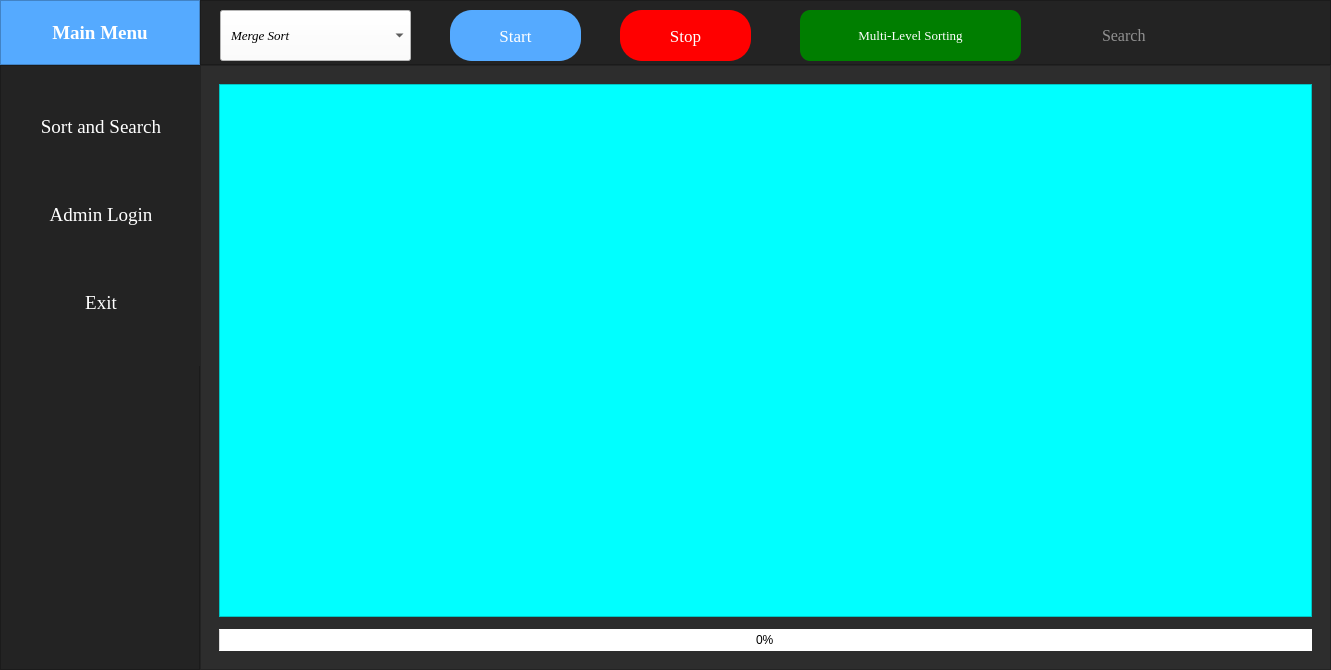
<?xml version="1.0" encoding="UTF-8"?>
<ui version="4.0">
 <class>MainWindow</class>
 <widget class="QMainWindow" name="MainWindow">
  <property name="geometry">
   <rect>
    <x>0</x>
    <y>0</y>
    <width>1331</width>
    <height>670</height>
   </rect>
  </property>
  <property name="minimumSize">
   <size>
    <width>1000</width>
    <height>500</height>
   </size>
  </property>
  <property name="maximumSize">
   <size>
    <width>16777215</width>
    <height>16777215</height>
   </size>
  </property>
  <property name="windowTitle">
   <string>Nofil Analytics App</string>
  </property>
  <property name="styleSheet">
   <string notr="true">background-color: rgb(45, 45, 45);</string>
  </property>
  <widget class="QWidget" name="centralwidget">
   <layout class="QVBoxLayout" name="verticalLayout">
    <property name="spacing">
     <number>0</number>
    </property>
    <property name="leftMargin">
     <number>0</number>
    </property>
    <property name="topMargin">
     <number>0</number>
    </property>
    <property name="rightMargin">
     <number>0</number>
    </property>
    <property name="bottomMargin">
     <number>0</number>
    </property>
    <item>
     <widget class="QFrame" name="Top_Bar">
      <property name="maximumSize">
       <size>
        <width>16777215</width>
        <height>65</height>
       </size>
      </property>
      <property name="styleSheet">
       <string notr="true">background-color: rgb(35, 35, 35);</string>
      </property>
      <property name="frameShape">
       <enum>QFrame::NoFrame</enum>
      </property>
      <property name="frameShadow">
       <enum>QFrame::Raised</enum>
      </property>
      <layout class="QHBoxLayout" name="horizontalLayout">
       <property name="spacing">
        <number>0</number>
       </property>
       <property name="leftMargin">
        <number>0</number>
       </property>
       <property name="topMargin">
        <number>0</number>
       </property>
       <property name="rightMargin">
        <number>0</number>
       </property>
       <property name="bottomMargin">
        <number>0</number>
       </property>
       <item>
        <widget class="QFrame" name="frame_toggle">
         <property name="maximumSize">
          <size>
           <width>200</width>
           <height>65</height>
          </size>
         </property>
         <property name="styleSheet">
          <string notr="true">background-color: rgb(85, 170, 255);</string>
         </property>
         <property name="frameShape">
          <enum>QFrame::StyledPanel</enum>
         </property>
         <property name="frameShadow">
          <enum>QFrame::Raised</enum>
         </property>
         <layout class="QVBoxLayout" name="verticalLayout_2">
          <property name="spacing">
           <number>0</number>
          </property>
          <property name="leftMargin">
           <number>0</number>
          </property>
          <property name="topMargin">
           <number>0</number>
          </property>
          <property name="rightMargin">
           <number>0</number>
          </property>
          <property name="bottomMargin">
           <number>0</number>
          </property>
          <item>
           <widget class="QPushButton" name="Btn_Toggle">
            <property name="sizePolicy">
             <sizepolicy hsizetype="Expanding" vsizetype="Expanding">
              <horstretch>0</horstretch>
              <verstretch>0</verstretch>
             </sizepolicy>
            </property>
            <property name="font">
             <font>
              <family>Times New Roman</family>
              <pointsize>14</pointsize>
              <weight>75</weight>
              <bold>true</bold>
             </font>
            </property>
            <property name="styleSheet">
             <string notr="true">color: rgb(255, 255, 255);
border: 0px solid;</string>
            </property>
            <property name="text">
             <string>Main Menu</string>
            </property>
           </widget>
          </item>
         </layout>
        </widget>
       </item>
       <item>
        <widget class="QFrame" name="frame_top">
         <property name="sizePolicy">
          <sizepolicy hsizetype="Expanding" vsizetype="Preferred">
           <horstretch>0</horstretch>
           <verstretch>0</verstretch>
          </sizepolicy>
         </property>
         <property name="frameShape">
          <enum>QFrame::StyledPanel</enum>
         </property>
         <property name="frameShadow">
          <enum>QFrame::Raised</enum>
         </property>
         <widget class="QComboBox" name="dropdown_menu">
          <property name="enabled">
           <bool>true</bool>
          </property>
          <property name="geometry">
           <rect>
            <x>20</x>
            <y>10</y>
            <width>191</width>
            <height>51</height>
           </rect>
          </property>
          <property name="sizePolicy">
           <sizepolicy hsizetype="Preferred" vsizetype="Fixed">
            <horstretch>0</horstretch>
            <verstretch>0</verstretch>
           </sizepolicy>
          </property>
          <property name="minimumSize">
           <size>
            <width>0</width>
            <height>0</height>
           </size>
          </property>
          <property name="font">
           <font>
            <family>Times New Roman</family>
            <pointsize>10</pointsize>
            <italic>true</italic>
           </font>
          </property>
          <property name="cursor">
           <cursorShape>PointingHandCursor</cursorShape>
          </property>
          <property name="autoFillBackground">
           <bool>false</bool>
          </property>
          <property name="styleSheet">
           <string notr="true">QComboBox{
	background-color: rgb(255, 255, 255);
	border:2px solid rbg(37,39,48);
	padding-left:10px;
}

</string>
          </property>
          <property name="editable">
           <bool>false</bool>
          </property>
          <property name="duplicatesEnabled">
           <bool>false</bool>
          </property>
          <property name="frame">
           <bool>true</bool>
          </property>
          <item>
           <property name="text">
            <string>Merge Sort</string>
           </property>
          </item>
          <item>
           <property name="text">
            <string>Hybrid Merge Sort</string>
           </property>
          </item>
          <item>
           <property name="text">
            <string>Bubble Sort</string>
           </property>
          </item>
          <item>
           <property name="text">
            <string>Insertion Sort</string>
           </property>
          </item>
          <item>
           <property name="text">
            <string>Selection Sort</string>
           </property>
          </item>
          <item>
           <property name="text">
            <string>Quick Sort</string>
           </property>
          </item>
          <item>
           <property name="text">
            <string>Counting Sort</string>
           </property>
          </item>
          <item>
           <property name="text">
            <string>Radix Sort</string>
           </property>
          </item>
          <item>
           <property name="text">
            <string>Bucket Sort</string>
           </property>
          </item>
         </widget>
         <widget class="QLineEdit" name="btn_search">
          <property name="geometry">
           <rect>
            <x>880</x>
            <y>10</y>
            <width>221</width>
            <height>51</height>
           </rect>
          </property>
          <property name="font">
           <font>
            <family>Times New Roman</family>
            <pointsize>12</pointsize>
           </font>
          </property>
          <property name="styleSheet">
           <string notr="true">QLineEdit{
	border-color: rgb(255, 255, 255);
	border:2px solid rbg(37,39,48);
	border-radius:20px 14px;
	color: #FFF;
	padding-left:20px;
	padding-right:20px;
	backgroung-color: rgb(34,36,44);
}</string>
          </property>
          <property name="placeholderText">
           <string>Search</string>
          </property>
         </widget>
         <widget class="QPushButton" name="btn_multiLvlSorting">
          <property name="geometry">
           <rect>
            <x>600</x>
            <y>10</y>
            <width>221</width>
            <height>51</height>
           </rect>
          </property>
          <property name="font">
           <font>
            <family>Times New Roman</family>
            <pointsize>10</pointsize>
           </font>
          </property>
          <property name="cursor">
           <cursorShape>PointingHandCursor</cursorShape>
          </property>
          <property name="styleSheet">
           <string notr="true">QPushButton{	

	border-radius:10px 11px;
	color: #FFF;
	padding-left:20px;
	padding-right:20px;
	backgroung-color: rgb(34,36,44);
	background-color: rgb(0, 126, 0);
}</string>
          </property>
          <property name="text">
           <string>Multi-Level Sorting</string>
          </property>
         </widget>
         <widget class="QPushButton" name="btn_start">
          <property name="geometry">
           <rect>
            <x>250</x>
            <y>10</y>
            <width>131</width>
            <height>51</height>
           </rect>
          </property>
          <property name="font">
           <font>
            <family>Times New Roman</family>
            <pointsize>13</pointsize>
           </font>
          </property>
          <property name="cursor">
           <cursorShape>PointingHandCursor</cursorShape>
          </property>
          <property name="styleSheet">
           <string notr="true">QPushButton{	

	border-radius:22px;
	color: #FFF;
	padding-left:20px;
	padding-right:20px;
	background-color: rgb(85, 170, 255);
}</string>
          </property>
          <property name="text">
           <string>Start</string>
          </property>
         </widget>
         <widget class="QPushButton" name="btn_stop">
          <property name="geometry">
           <rect>
            <x>420</x>
            <y>10</y>
            <width>131</width>
            <height>51</height>
           </rect>
          </property>
          <property name="font">
           <font>
            <family>Times New Roman</family>
            <pointsize>13</pointsize>
           </font>
          </property>
          <property name="cursor">
           <cursorShape>PointingHandCursor</cursorShape>
          </property>
          <property name="styleSheet">
           <string notr="true">QPushButton{	

	border-radius:22px;
	color: #FFF;
	padding-left:20px;
	padding-right:20px;
	background-color: rgb(255, 0, 0);
}</string>
          </property>
          <property name="text">
           <string>Stop</string>
          </property>
         </widget>
         <widget class="QLabel" name="search_count">
          <property name="geometry">
           <rect>
            <x>1000</x>
            <y>20</y>
            <width>51</width>
            <height>31</height>
           </rect>
          </property>
          <property name="styleSheet">
           <string notr="true">color: #FFF;
backgroung-color: rgb(34,36,44);</string>
          </property>
          <property name="text">
           <string/>
          </property>
          <property name="alignment">
           <set>Qt::AlignCenter</set>
          </property>
         </widget>
        </widget>
       </item>
      </layout>
     </widget>
    </item>
    <item>
     <widget class="QFrame" name="Content">
      <property name="frameShape">
       <enum>QFrame::NoFrame</enum>
      </property>
      <property name="frameShadow">
       <enum>QFrame::Raised</enum>
      </property>
      <layout class="QHBoxLayout" name="horizontalLayout_2">
       <property name="spacing">
        <number>0</number>
       </property>
       <property name="leftMargin">
        <number>0</number>
       </property>
       <property name="topMargin">
        <number>0</number>
       </property>
       <property name="rightMargin">
        <number>0</number>
       </property>
       <property name="bottomMargin">
        <number>0</number>
       </property>
       <item>
        <widget class="QFrame" name="frame_left_menu">
         <property name="minimumSize">
          <size>
           <width>200</width>
           <height>0</height>
          </size>
         </property>
         <property name="maximumSize">
          <size>
           <width>200</width>
           <height>16777215</height>
          </size>
         </property>
         <property name="styleSheet">
          <string notr="true">background-color: rgb(35, 35, 35);</string>
         </property>
         <property name="frameShape">
          <enum>QFrame::StyledPanel</enum>
         </property>
         <property name="frameShadow">
          <enum>QFrame::Raised</enum>
         </property>
         <layout class="QVBoxLayout" name="verticalLayout_3">
          <property name="leftMargin">
           <number>0</number>
          </property>
          <property name="topMargin">
           <number>0</number>
          </property>
          <property name="rightMargin">
           <number>0</number>
          </property>
          <property name="bottomMargin">
           <number>0</number>
          </property>
          <item alignment="Qt::AlignTop">
           <widget class="QFrame" name="frame_top_menus">
            <property name="minimumSize">
             <size>
              <width>200</width>
              <height>300</height>
             </size>
            </property>
            <property name="maximumSize">
             <size>
              <width>200</width>
              <height>300</height>
             </size>
            </property>
            <property name="frameShape">
             <enum>QFrame::NoFrame</enum>
            </property>
            <property name="frameShadow">
             <enum>QFrame::Raised</enum>
            </property>
            <layout class="QVBoxLayout" name="verticalLayout_4">
             <property name="spacing">
              <number>0</number>
             </property>
             <property name="leftMargin">
              <number>0</number>
             </property>
             <property name="topMargin">
              <number>0</number>
             </property>
             <property name="rightMargin">
              <number>0</number>
             </property>
             <property name="bottomMargin">
              <number>0</number>
             </property>
             <item>
              <widget class="QPushButton" name="btn_page_1">
               <property name="minimumSize">
                <size>
                 <width>0</width>
                 <height>55</height>
                </size>
               </property>
               <property name="font">
                <font>
                 <family>Times New Roman</family>
                 <pointsize>14</pointsize>
                </font>
               </property>
               <property name="styleSheet">
                <string notr="true">QPushButton {
	color: rgb(255, 255, 255);
	background-color: rgb(35, 35, 35);
	border: 0px solid;
}
QPushButton:hover {
	background-color: rgb(85, 170, 255);
}</string>
               </property>
               <property name="text">
                <string>Sort and Search</string>
               </property>
              </widget>
             </item>
             <item>
              <widget class="QPushButton" name="btn_page_2">
               <property name="minimumSize">
                <size>
                 <width>0</width>
                 <height>55</height>
                </size>
               </property>
               <property name="font">
                <font>
                 <family>Times New Roman</family>
                 <pointsize>14</pointsize>
                 <weight>50</weight>
                 <bold>false</bold>
                </font>
               </property>
               <property name="styleSheet">
                <string notr="true">QPushButton {
	color: rgb(255, 255, 255);
	background-color: rgb(35, 35, 35);
	border: 0px solid;
}
QPushButton:hover {
	background-color: rgb(85, 170, 255);
}</string>
               </property>
               <property name="text">
                <string>Admin Login</string>
               </property>
              </widget>
             </item>
             <item>
              <widget class="QPushButton" name="btn_page_3">
               <property name="minimumSize">
                <size>
                 <width>0</width>
                 <height>55</height>
                </size>
               </property>
               <property name="font">
                <font>
                 <family>Times New Roman</family>
                 <pointsize>14</pointsize>
                </font>
               </property>
               <property name="styleSheet">
                <string notr="true">QPushButton {
	color: rgb(255, 255, 255);
	background-color: rgb(35, 35, 35);
	border: 0px solid;
}
QPushButton:hover {
	background-color: rgb(85, 170, 255);
}</string>
               </property>
               <property name="text">
                <string>Exit</string>
               </property>
              </widget>
             </item>
            </layout>
           </widget>
          </item>
         </layout>
        </widget>
       </item>
       <item>
        <widget class="QFrame" name="frame_pages">
         <property name="frameShape">
          <enum>QFrame::StyledPanel</enum>
         </property>
         <property name="frameShadow">
          <enum>QFrame::Raised</enum>
         </property>
         <layout class="QVBoxLayout" name="verticalLayout_5">
          <item>
           <widget class="QStackedWidget" name="stackedWidget">
            <property name="currentIndex">
             <number>0</number>
            </property>
            <widget class="QWidget" name="page_1">
             <layout class="QVBoxLayout" name="verticalLayout_7">
              <item>
               <widget class="QTableWidget" name="tableWidget">
                <property name="enabled">
                 <bool>true</bool>
                </property>
                <property name="sizePolicy">
                 <sizepolicy hsizetype="Expanding" vsizetype="Expanding">
                  <horstretch>0</horstretch>
                  <verstretch>0</verstretch>
                 </sizepolicy>
                </property>
                <property name="minimumSize">
                 <size>
                  <width>0</width>
                  <height>0</height>
                 </size>
                </property>
                <property name="styleSheet">
                 <string notr="true">gridline-color: rgb(255, 255, 255);
background-color: rgb(0, 255, 255);
gridline-color: rgb(85, 0, 0);
color: rgb(85, 0, 0);
</string>
                </property>
                <property name="frameShadow">
                 <enum>QFrame::Sunken</enum>
                </property>
                <property name="showGrid">
                 <bool>true</bool>
                </property>
                <property name="gridStyle">
                 <enum>Qt::SolidLine</enum>
                </property>
                <property name="wordWrap">
                 <bool>true</bool>
                </property>
                <property name="columnCount">
                 <number>0</number>
                </property>
               </widget>
              </item>
              <item>
               <widget class="QFrame" name="frame">
                <property name="frameShape">
                 <enum>QFrame::StyledPanel</enum>
                </property>
                <property name="frameShadow">
                 <enum>QFrame::Raised</enum>
                </property>
               </widget>
              </item>
              <item>
               <widget class="QProgressBar" name="progressBar">
                <property name="styleSheet">
                 <string notr="true">QProgressBar{
	background-color: rgb(255, 255, 255);
	border-style: none;
	text-align: center;
	border: 21px;
}
QProgressBar::chunk{	
	
}
</string>
                </property>
                <property name="value">
                 <number>0</number>
                </property>
               </widget>
              </item>
             </layout>
            </widget>
            <widget class="QWidget" name="page_2">
             <widget class="QLabel" name="label_2">
              <property name="geometry">
               <rect>
                <x>-30</x>
                <y>-60</y>
                <width>16777215</width>
                <height>16777215</height>
               </rect>
              </property>
              <property name="minimumSize">
               <size>
                <width>16777214</width>
                <height>16777214</height>
               </size>
              </property>
              <property name="font">
               <font>
                <pointsize>40</pointsize>
               </font>
              </property>
              <property name="toolTip">
               <string/>
              </property>
              <property name="styleSheet">
               <string notr="true"/>
              </property>
              <property name="text">
               <string/>
              </property>
             </widget>
             <widget class="QWidget" name="widget" native="true">
              <property name="geometry">
               <rect>
                <x>220</x>
                <y>-11</y>
                <width>471</width>
                <height>611</height>
               </rect>
              </property>
              <property name="styleSheet">
               <string notr="true">QPushButton#pushButton{	
	background-color: qlineargradient(spread:pad, x1:0, y1:0.505682, x2:1, y2:0.477, stop:0 rgba(20, 47, 78, 219), stop:1 rgba(85, 98, 112, 226));
	color:rgba(255, 255, 255, 210);
	border-radius:5px;
}
QPushButton#pushButton:hover{	
	background-color: qlineargradient(spread:pad, x1:0, y1:0.505682, x2:1, y2:0.477, stop:0 rgba(40, 67, 98, 219), stop:1 rgba(105, 118, 132, 226));
}
QPushButton#pushButton:pressed{	
	padding-left:5px;
	padding-top:5px;
	background-color:rgba(105, 118, 132, 200);
}

QPushButton#pushButton_2, #pushButton_3, #pushButton_4, #pushButton_5{	
	background-color: rgba(0, 0, 0, 0);
	color:rgba(85, 98, 112, 255);
}
QPushButton#pushButton_2:hover, #pushButton_3:hover, #pushButton_4:hover, #pushButton_5:hover{	
	color:rgba(155, 168, 182, 220);
}
QPushButton#pushButton_2:pressed, #pushButton_3:pressed, #pushButton_4:pressed, #pushButton_5:pressed{	
	padding-left:5px;
	padding-top:5px;
	color:rgba(115, 128, 142, 255);
}</string>
              </property>
              <widget class="QLabel" name="label_6">
               <property name="geometry">
                <rect>
                 <x>30</x>
                 <y>30</y>
                 <width>300</width>
                 <height>420</height>
                </rect>
               </property>
               <property name="styleSheet">
                <string notr="true">border-image: url(:/images/background.png);
border-radius:20px;</string>
               </property>
               <property name="text">
                <string/>
               </property>
              </widget>
              <widget class="QLabel" name="label_7">
               <property name="geometry">
                <rect>
                 <x>30</x>
                 <y>30</y>
                 <width>381</width>
                 <height>541</height>
                </rect>
               </property>
               <property name="styleSheet">
                <string notr="true">background-color: qlineargradient(spread:pad, x1:0, y1:0, x2:0, y2:0.715909, stop:0 rgba(0, 0, 0, 9), stop:0.375 rgba(0, 0, 0, 50), stop:0.835227 rgba(0, 0, 0, 75));
border-radius:20px;</string>
               </property>
               <property name="text">
                <string/>
               </property>
              </widget>
              <widget class="QLabel" name="label_8">
               <property name="geometry">
                <rect>
                 <x>40</x>
                 <y>40</y>
                 <width>361</width>
                 <height>521</height>
                </rect>
               </property>
               <property name="styleSheet">
                <string notr="true">background-color:rgba(0, 0, 0, 100);
border-radius:15px;
background-image: url(:/images/images/background.png);</string>
               </property>
               <property name="text">
                <string/>
               </property>
              </widget>
              <widget class="QLabel" name="label_9">
               <property name="geometry">
                <rect>
                 <x>180</x>
                 <y>120</y>
                 <width>161</width>
                 <height>51</height>
                </rect>
               </property>
               <property name="font">
                <font>
                 <pointsize>20</pointsize>
                 <weight>75</weight>
                 <bold>true</bold>
                </font>
               </property>
               <property name="styleSheet">
                <string notr="true">color:rgba(255, 255, 255);
background-color: rgb(36, 85, 99);</string>
               </property>
               <property name="text">
                <string>Log In</string>
               </property>
              </widget>
              <widget class="QLineEdit" name="admin_name">
               <property name="geometry">
                <rect>
                 <x>130</x>
                 <y>210</y>
                 <width>200</width>
                 <height>40</height>
                </rect>
               </property>
               <property name="font">
                <font>
                 <pointsize>10</pointsize>
                </font>
               </property>
               <property name="styleSheet">
                <string notr="true">background-color:rgba(0, 0, 0, 0);
border:none;
border-bottom:2px solid rgba(105, 118, 132, 255);
color:rgba(255, 255, 255, 230);
padding-bottom:7px;</string>
               </property>
               <property name="placeholderText">
                <string>  User Name</string>
               </property>
              </widget>
              <widget class="QLineEdit" name="admin_password">
               <property name="geometry">
                <rect>
                 <x>130</x>
                 <y>280</y>
                 <width>200</width>
                 <height>40</height>
                </rect>
               </property>
               <property name="font">
                <font>
                 <pointsize>10</pointsize>
                </font>
               </property>
               <property name="styleSheet">
                <string notr="true">background-color:rgba(0, 0, 0, 0);
border:none;
border-bottom:2px solid rgba(105, 118, 132, 255);
color:rgba(255, 255, 255, 230);
padding-bottom:7px;</string>
               </property>
               <property name="echoMode">
                <enum>QLineEdit::Password</enum>
               </property>
               <property name="placeholderText">
                <string>  Password</string>
               </property>
              </widget>
              <widget class="QPushButton" name="Login_btn">
               <property name="geometry">
                <rect>
                 <x>130</x>
                 <y>360</y>
                 <width>200</width>
                 <height>40</height>
                </rect>
               </property>
               <property name="font">
                <font>
                 <pointsize>12</pointsize>
                 <weight>75</weight>
                 <bold>true</bold>
                </font>
               </property>
               <property name="cursor">
                <cursorShape>PointingHandCursor</cursorShape>
               </property>
               <property name="styleSheet">
                <string notr="true">background-color: qlineargradient(spread:pad, x1:0.733, y1:0.705, x2:1, y2:1, stop:0 rgba(0, 0, 118, 255), stop:1 rgba(255, 255, 255));
border-radius:20px</string>
               </property>
               <property name="text">
                <string>L o g  I n</string>
               </property>
              </widget>
             </widget>
            </widget>
            <widget class="QWidget" name="page_3">
             <widget class="QLabel" name="label">
              <property name="geometry">
               <rect>
                <x>9</x>
                <y>9</y>
                <width>1043</width>
                <height>569</height>
               </rect>
              </property>
              <property name="font">
               <font>
                <pointsize>40</pointsize>
               </font>
              </property>
              <property name="styleSheet">
               <string notr="true">color: #FFF;</string>
              </property>
              <property name="text">
               <string/>
              </property>
              <property name="alignment">
               <set>Qt::AlignCenter</set>
              </property>
             </widget>
             <widget class="QFrame" name="frame_2">
              <property name="geometry">
               <rect>
                <x>19</x>
                <y>49</y>
                <width>201</width>
                <height>101</height>
               </rect>
              </property>
              <property name="frameShape">
               <enum>QFrame::StyledPanel</enum>
              </property>
              <property name="frameShadow">
               <enum>QFrame::Raised</enum>
              </property>
             </widget>
             <widget class="QTableWidget" name="tableWidget_admin">
              <property name="enabled">
               <bool>true</bool>
              </property>
              <property name="geometry">
               <rect>
                <x>0</x>
                <y>0</y>
                <width>1111</width>
                <height>541</height>
               </rect>
              </property>
              <property name="sizePolicy">
               <sizepolicy hsizetype="Expanding" vsizetype="Expanding">
                <horstretch>0</horstretch>
                <verstretch>0</verstretch>
               </sizepolicy>
              </property>
              <property name="minimumSize">
               <size>
                <width>0</width>
                <height>0</height>
               </size>
              </property>
              <property name="styleSheet">
               <string notr="true">gridline-color: rgb(255, 255, 255);
background-color: rgb(0, 255, 255);
gridline-color: rgb(85, 0, 0);
color: rgb(85, 0, 0);
</string>
              </property>
              <property name="frameShadow">
               <enum>QFrame::Sunken</enum>
              </property>
              <property name="showGrid">
               <bool>true</bool>
              </property>
              <property name="gridStyle">
               <enum>Qt::SolidLine</enum>
              </property>
              <property name="wordWrap">
               <bool>true</bool>
              </property>
              <property name="columnCount">
               <number>0</number>
              </property>
             </widget>
             <widget class="QProgressBar" name="progressBar_admin">
              <property name="geometry">
               <rect>
                <x>0</x>
                <y>550</y>
                <width>1093</width>
                <height>21</height>
               </rect>
              </property>
              <property name="styleSheet">
               <string notr="true">QProgressBar{
	background-color: rgb(255, 255, 255);
	border-style: none;
	text-align: center;
	border: 21px;
}
QProgressBar::chunk{	
	
}
</string>
              </property>
              <property name="value">
               <number>0</number>
              </property>
             </widget>
            </widget>
           </widget>
          </item>
         </layout>
        </widget>
       </item>
      </layout>
     </widget>
    </item>
   </layout>
  </widget>
 </widget>
 <resources>
  <include location="res.qrc"/>
 </resources>
 <connections/>
</ui>
